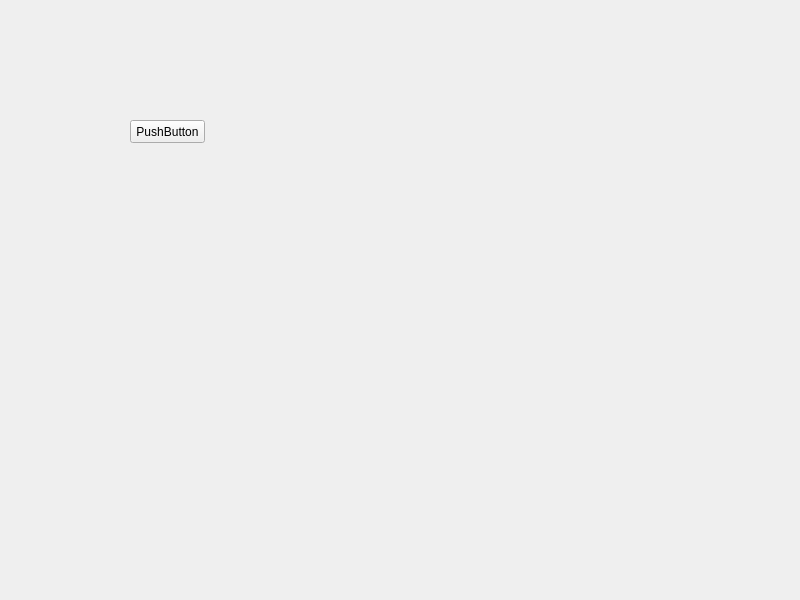
<?xml version="1.0" encoding="UTF-8"?>
<ui version="4.0">
 <class>Widget</class>
 <widget class="QWidget" name="Widget">
  <property name="geometry">
   <rect>
    <x>0</x>
    <y>0</y>
    <width>800</width>
    <height>600</height>
   </rect>
  </property>
  <property name="windowTitle">
   <string>Widget</string>
  </property>
  <widget class="QPushButton" name="pushButton">
   <property name="geometry">
    <rect>
     <x>130</x>
     <y>120</y>
     <width>75</width>
     <height>23</height>
    </rect>
   </property>
   <property name="text">
    <string>PushButton</string>
   </property>
   <property name="checkable">
    <bool>true</bool>
   </property>
  </widget>
 </widget>
 <resources/>
 <connections/>
</ui>
